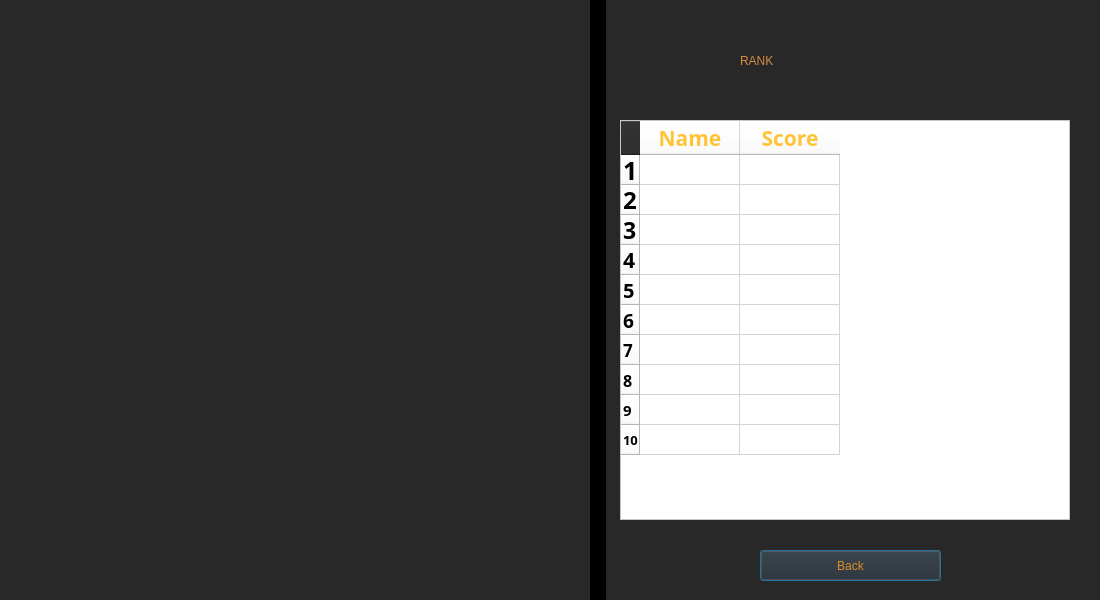
<?xml version="1.0" encoding="UTF-8"?>
<ui version="4.0">
 <class>Dialog</class>
 <widget class="QDialog" name="Dialog">
  <property name="geometry">
   <rect>
    <x>0</x>
    <y>0</y>
    <width>1100</width>
    <height>600</height>
   </rect>
  </property>
  <property name="windowTitle">
   <string>Dialog</string>
  </property>
  <property name="styleSheet">
   <string notr="true">background-color: rgb(40, 40, 40);</string>
  </property>
  <widget class="QLabel" name="label">
   <property name="geometry">
    <rect>
     <x>740</x>
     <y>30</y>
     <width>221</width>
     <height>61</height>
    </rect>
   </property>
   <property name="styleSheet">
    <string notr="true">color: rgb(217, 139, 64);
font: 60pt &quot;Algerian&quot;;</string>
   </property>
   <property name="text">
    <string>RANK</string>
   </property>
  </widget>
  <widget class="QTableWidget" name="tableWidget">
   <property name="geometry">
    <rect>
     <x>620</x>
     <y>120</y>
     <width>450</width>
     <height>400</height>
    </rect>
   </property>
   <property name="layoutDirection">
    <enum>Qt::LeftToRight</enum>
   </property>
   <property name="autoFillBackground">
    <bool>false</bool>
   </property>
   <property name="styleSheet">
    <string notr="true">background-color: rgb(255, 255, 255);
font: 11pt &quot;Fixedsys&quot;;
color: rgb(0, 0, 0);</string>
   </property>
   <property name="horizontalScrollBarPolicy">
    <enum>Qt::ScrollBarAlwaysOff</enum>
   </property>
   <property name="sizeAdjustPolicy">
    <enum>QAbstractScrollArea::AdjustToContentsOnFirstShow</enum>
   </property>
   <property name="editTriggers">
    <set>QAbstractItemView::NoEditTriggers</set>
   </property>
   <row>
    <property name="text">
     <string>1</string>
    </property>
    <property name="font">
     <font>
      <family>Arial Black</family>
      <pointsize>19</pointsize>
      <bold>true</bold>
     </font>
    </property>
   </row>
   <row>
    <property name="text">
     <string>2</string>
    </property>
    <property name="font">
     <font>
      <family>Arial Black</family>
      <pointsize>18</pointsize>
      <bold>true</bold>
     </font>
    </property>
   </row>
   <row>
    <property name="text">
     <string>3</string>
    </property>
    <property name="font">
     <font>
      <family>Arial Black</family>
      <pointsize>17</pointsize>
      <bold>true</bold>
     </font>
    </property>
   </row>
   <row>
    <property name="text">
     <string>4</string>
    </property>
    <property name="font">
     <font>
      <family>Arial Black</family>
      <pointsize>16</pointsize>
      <bold>true</bold>
     </font>
    </property>
   </row>
   <row>
    <property name="text">
     <string>5</string>
    </property>
    <property name="font">
     <font>
      <family>Arial Black</family>
      <pointsize>15</pointsize>
      <bold>true</bold>
     </font>
    </property>
   </row>
   <row>
    <property name="text">
     <string>6</string>
    </property>
    <property name="font">
     <font>
      <family>Arial Black</family>
      <pointsize>14</pointsize>
      <bold>true</bold>
     </font>
    </property>
   </row>
   <row>
    <property name="text">
     <string>7</string>
    </property>
    <property name="font">
     <font>
      <family>Arial Black</family>
      <pointsize>13</pointsize>
      <bold>true</bold>
     </font>
    </property>
   </row>
   <row>
    <property name="text">
     <string>8</string>
    </property>
    <property name="font">
     <font>
      <family>Arial Black</family>
      <pointsize>12</pointsize>
      <bold>true</bold>
     </font>
    </property>
   </row>
   <row>
    <property name="text">
     <string>9</string>
    </property>
    <property name="font">
     <font>
      <family>Arial Black</family>
      <pointsize>11</pointsize>
      <bold>true</bold>
     </font>
    </property>
   </row>
   <row>
    <property name="text">
     <string>10</string>
    </property>
    <property name="font">
     <font>
      <family>Arial Black</family>
      <pointsize>10</pointsize>
      <bold>true</bold>
     </font>
    </property>
   </row>
   <column>
    <property name="text">
     <string>Name</string>
    </property>
    <property name="font">
     <font>
      <family>Arial Black</family>
      <pointsize>16</pointsize>
      <bold>true</bold>
     </font>
    </property>
    <property name="foreground">
     <brush brushstyle="SolidPattern">
      <color alpha="255">
       <red>254</red>
       <green>196</green>
       <blue>53</blue>
      </color>
     </brush>
    </property>
   </column>
   <column>
    <property name="text">
     <string>Score</string>
    </property>
    <property name="font">
     <font>
      <family>Arial Black</family>
      <pointsize>16</pointsize>
      <bold>true</bold>
     </font>
    </property>
    <property name="foreground">
     <brush brushstyle="SolidPattern">
      <color alpha="255">
       <red>254</red>
       <green>196</green>
       <blue>53</blue>
      </color>
     </brush>
    </property>
   </column>
   <item row="0" column="0">
    <property name="text">
     <string/>
    </property>
    <property name="font">
     <font>
      <bold>false</bold>
     </font>
    </property>
    <property name="background">
     <brush brushstyle="NoBrush">
      <color alpha="255">
       <red>0</red>
       <green>0</green>
       <blue>0</blue>
      </color>
     </brush>
    </property>
   </item>
   <item row="0" column="1">
    <property name="text">
     <string/>
    </property>
   </item>
   <item row="1" column="0">
    <property name="text">
     <string/>
    </property>
   </item>
  </widget>
  <widget class="QPushButton" name="backButton">
   <property name="geometry">
    <rect>
     <x>760</x>
     <y>550</y>
     <width>181</width>
     <height>31</height>
    </rect>
   </property>
   <property name="styleSheet">
    <string notr="true">color: rgb(223, 141, 42);
font: 20pt &quot;Cooper Black&quot;;</string>
   </property>
   <property name="text">
    <string>Back</string>
   </property>
  </widget>
  <widget class="QLabel" name="label_2">
   <property name="geometry">
    <rect>
     <x>0</x>
     <y>0</y>
     <width>600</width>
     <height>600</height>
    </rect>
   </property>
   <property name="text">
    <string/>
   </property>
   <property name="pixmap">
    <pixmap>../Images/hangmand_m.png</pixmap>
   </property>
   <property name="scaledContents">
    <bool>true</bool>
   </property>
  </widget>
  <widget class="QFrame" name="frame">
   <property name="geometry">
    <rect>
     <x>590</x>
     <y>-30</y>
     <width>16</width>
     <height>701</height>
    </rect>
   </property>
   <property name="styleSheet">
    <string notr="true">background-color: rgb(0, 0, 0);</string>
   </property>
   <property name="frameShape">
    <enum>QFrame::StyledPanel</enum>
   </property>
   <property name="frameShadow">
    <enum>QFrame::Raised</enum>
   </property>
  </widget>
  <zorder>label</zorder>
  <zorder>backButton</zorder>
  <zorder>label_2</zorder>
  <zorder>frame</zorder>
  <zorder>tableWidget</zorder>
 </widget>
 <resources/>
 <connections/>
</ui>
